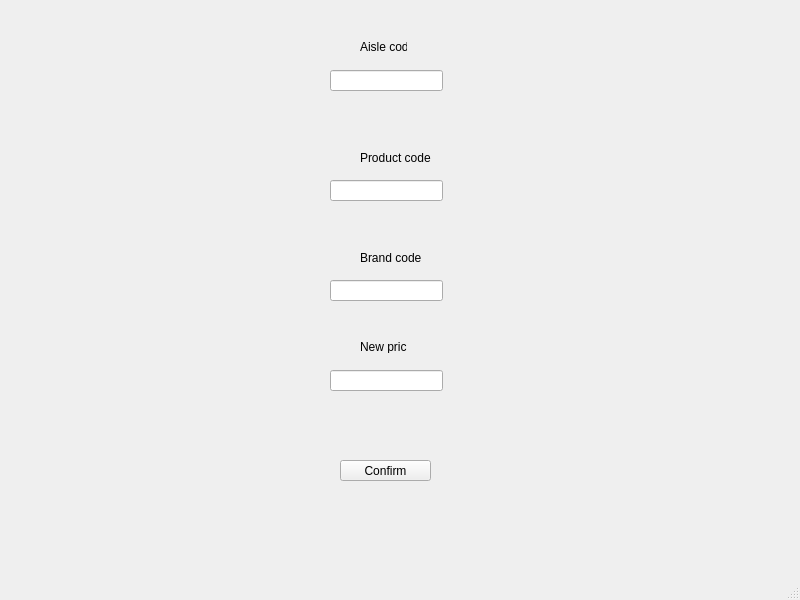
<?xml version="1.0" encoding="UTF-8"?>
<ui version="4.0">
 <class>priceMod</class>
 <widget class="QMainWindow" name="priceMod">
  <property name="geometry">
   <rect>
    <x>0</x>
    <y>0</y>
    <width>800</width>
    <height>600</height>
   </rect>
  </property>
  <property name="windowTitle">
   <string>MainWindow</string>
  </property>
  <widget class="QWidget" name="centralwidget">
   <widget class="QLineEdit" name="aisleCode">
    <property name="geometry">
     <rect>
      <x>330</x>
      <y>70</y>
      <width>113</width>
      <height>21</height>
     </rect>
    </property>
   </widget>
   <widget class="QLineEdit" name="prodCode">
    <property name="geometry">
     <rect>
      <x>330</x>
      <y>180</y>
      <width>113</width>
      <height>21</height>
     </rect>
    </property>
   </widget>
   <widget class="QLineEdit" name="brandCode">
    <property name="geometry">
     <rect>
      <x>330</x>
      <y>280</y>
      <width>113</width>
      <height>21</height>
     </rect>
    </property>
   </widget>
   <widget class="QLabel" name="label">
    <property name="geometry">
     <rect>
      <x>360</x>
      <y>40</y>
      <width>47</width>
      <height>13</height>
     </rect>
    </property>
    <property name="text">
     <string>Aisle code</string>
    </property>
   </widget>
   <widget class="QLabel" name="label_2">
    <property name="geometry">
     <rect>
      <x>360</x>
      <y>150</y>
      <width>71</width>
      <height>16</height>
     </rect>
    </property>
    <property name="text">
     <string>Product code</string>
    </property>
   </widget>
   <widget class="QLabel" name="label_3">
    <property name="geometry">
     <rect>
      <x>360</x>
      <y>250</y>
      <width>61</width>
      <height>16</height>
     </rect>
    </property>
    <property name="text">
     <string>Brand code</string>
    </property>
   </widget>
   <widget class="QLineEdit" name="newPrice">
    <property name="geometry">
     <rect>
      <x>330</x>
      <y>370</y>
      <width>113</width>
      <height>21</height>
     </rect>
    </property>
   </widget>
   <widget class="QLabel" name="label_4">
    <property name="geometry">
     <rect>
      <x>360</x>
      <y>340</y>
      <width>47</width>
      <height>13</height>
     </rect>
    </property>
    <property name="text">
     <string>New price</string>
    </property>
   </widget>
   <widget class="QPushButton" name="modPriceConfirm">
    <property name="geometry">
     <rect>
      <x>340</x>
      <y>460</y>
      <width>91</width>
      <height>21</height>
     </rect>
    </property>
    <property name="text">
     <string>Confirm</string>
    </property>
   </widget>
  </widget>
  <widget class="QStatusBar" name="statusbar"/>
 </widget>
 <resources/>
 <connections/>
</ui>
